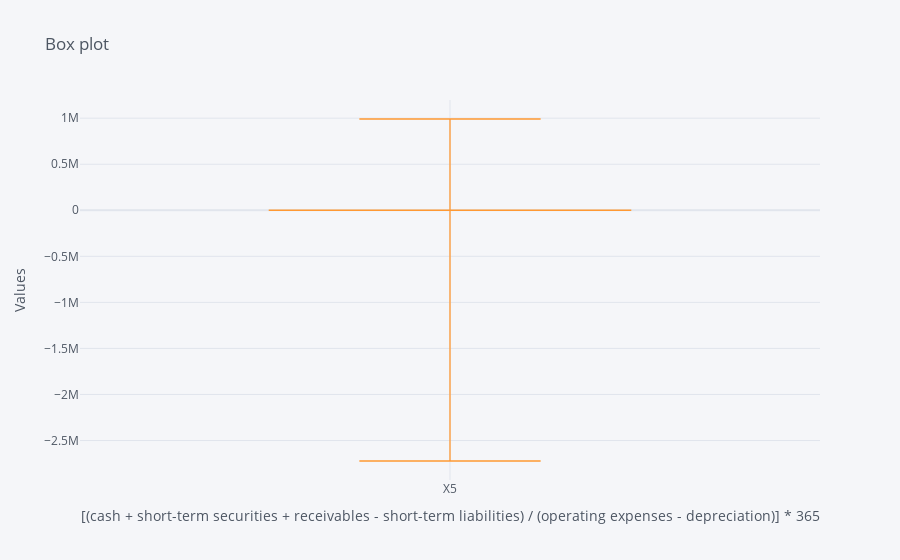

Notebook cell for this chart:
### Code cell
df_clean.X5.iplot(kind="box", yTitle = "Values", xTitle="[(cash + short-term securities + receivables - short-term liabilities) / (operating expenses - depreciation)] * 365", title = "Box plot")

### Figure 1 — Plotly figure (JSON) as saved in the notebook; plotly's stock layout.template omitted (floating-point values rounded to 4 significant figures; data arrays with more than 128 entries replaced by an {"elided": "..."} marker saying what was removed)
{"data": [{"boxpoints": false, "line": {"width": 1.3}, "marker": {"color": "rgba(255, 153, 51, 1.0)"}, "name": "X5", "orientation": "v", "type": "box", "y": {"elided": "7027 float values"}}], "layout": {"legend": {"bgcolor": "#F5F6F9", "font": {"color": "#4D5663"}}, "paper_bgcolor": "#F5F6F9", "plot_bgcolor": "#F5F6F9", "title": {"font": {"color": "#4D5663"}, "text": "Box plot"}, "xaxis": {"gridcolor": "#E1E5ED", "showgrid": true, "tickfont": {"color": "#4D5663"}, "title": {"font": {"color": "#4D5663"}, "text": "[(cash + short-term securities + receivables - short-term liabilities) / (operating expenses - depreciation)] * 365"}, "zerolinecolor": "#E1E5ED"}, "yaxis": {"gridcolor": "#E1E5ED", "showgrid": true, "tickfont": {"color": "#4D5663"}, "title": {"font": {"color": "#4D5663"}, "text": "Values"}, "zerolinecolor": "#E1E5ED"}}}
